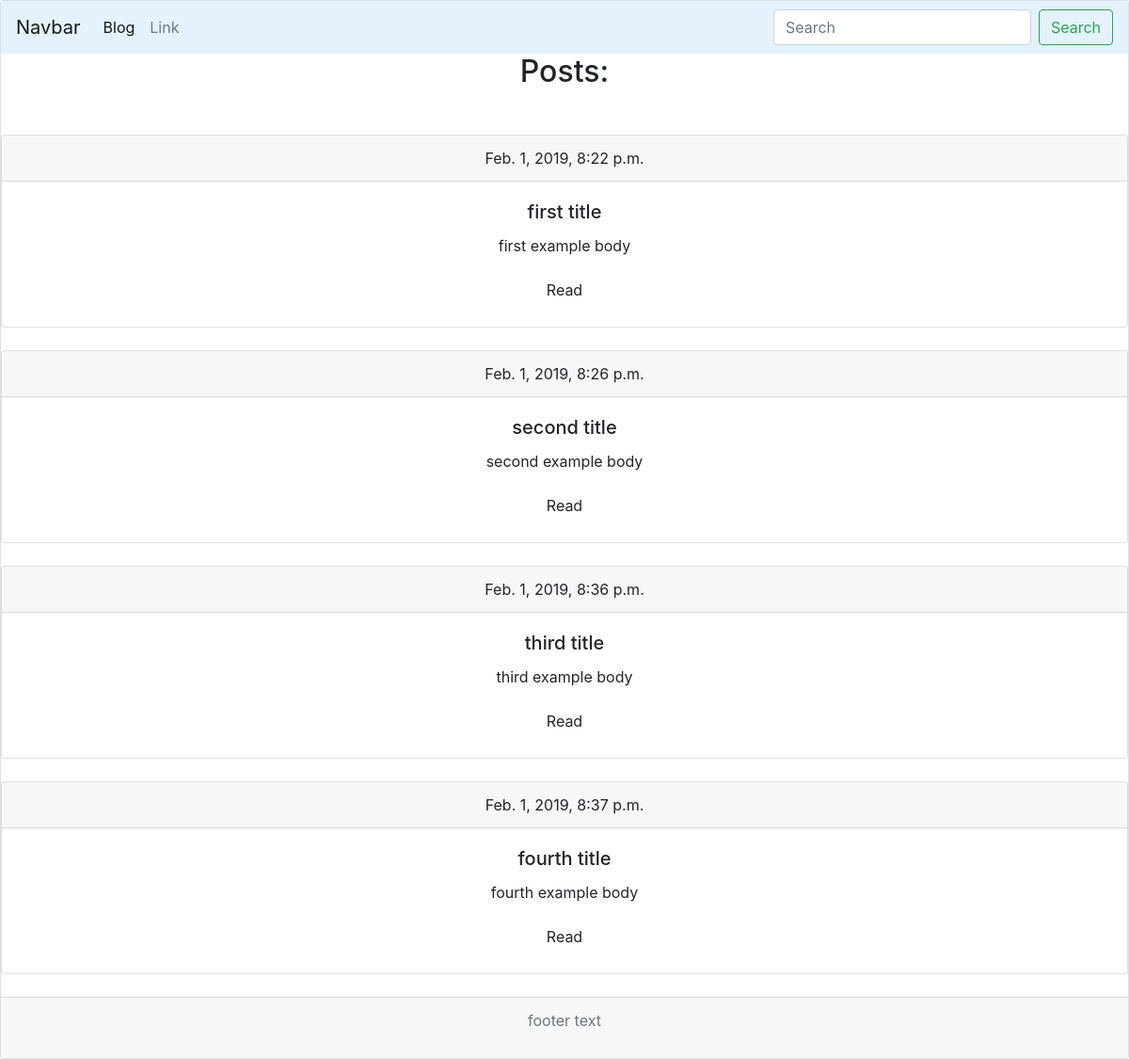
Screenshot of /blog/ with the database file from the repository.
### blog/models.py (models this page shows, shortened)
class Post(models.Model):
	title = models.CharField(max_length=150, db_index=True)
	slug = models.SlugField(max_length=150, unique=True)
	body = models.TextField(blank=True, db_index=True)
	date_pub = models.DateTimeField(auto_now_add=True)
	def get_absolute_url(self):
		return reverse('post_detail_url', kwargs={'slug': self.slug})

### blog/views.py (the view)
# urls.py: path('', posts_list, name='posts_list_url'),
def posts_list(request):
	posts = Post.objects.all()
	return render(request, 'blog/index.html', context={'posts': posts})

### blog/templates/blog/index.html (shortened to what this page needs)
{% extends "blog/base_blog.html" %}
{% block content %}
	<h2 class='mb-5'>Posts:</h2>
		{% for post in posts %}
			<div class="card mb-4">
				<div class="card-header">
					{{ post.date_pub }}
				</div>
				<div class="card-body">
					<h5 class="card-title">{{ post.title }}</h5>
					<p class="card-text">{{ post.body|truncatewords:15 }}</p>
					<a href="{{ post.get_absolute_url }}" class="btn btn-ligth">Read</a>
				</div>
			</div>
		{% endfor %}
{% endblock %}

### blog/templates/blog/base_blog.html
{% extends "base.html" %}

### templates/base.html (shortened to what this page needs)
<!DOCTYPE html>
<html lang="en">
<head>
	<link rel="stylesheet" href="https://stackpath.bootstrapcdn.com/bootstrap/4.2.1/css/bootstrap.min.css">
</head>
<body>
  <div class="card text-center">
    <nav class="navbar navbar-expand-lg navbar-light" style="background-color: #e3f2fd;">
      <a class="navbar-brand" href="#">Navbar</a>
      <div class="collapse navbar-collapse" id="navbarTogglerDemo02">
        <ul class="navbar-nav mr-auto mt-2 mt-lg-0">
          <li class="nav-item active">
            <a class="nav-link" href="{% url 'posts_list_url' %}">Blog</a>
          </li>
          <li class="nav-item">
            <a class="nav-link" href="#">Link</a>
          </li>
        </ul>
        <form class="form-inline my-2 my-lg-0">
          <input class="form-control mr-sm-2" type="search" placeholder="Search">
          <button class="btn btn-outline-success my-2 my-sm-0" type="submit">Search</button>
        </form>
      </div>
    </nav>
    {% block content %}
    {% endblock %}
    <div class="card-footer text-muted">
      <p>
        footer text
      </p>
    </div>
  </div>
</body>
</html>

### rows the page displays
Post: date_pub "Feb. 1, 2019, 8:22 p.m.", title "first title", body "first example body"
Post: date_pub "Feb. 1, 2019, 8:26 p.m.", title "second title", body "second example body"
Post: date_pub "Feb. 1, 2019, 8:36 p.m.", title "third title", body "third example body"
Post: date_pub "Feb. 1, 2019, 8:37 p.m.", title "fourth title", body "fourth example body"
